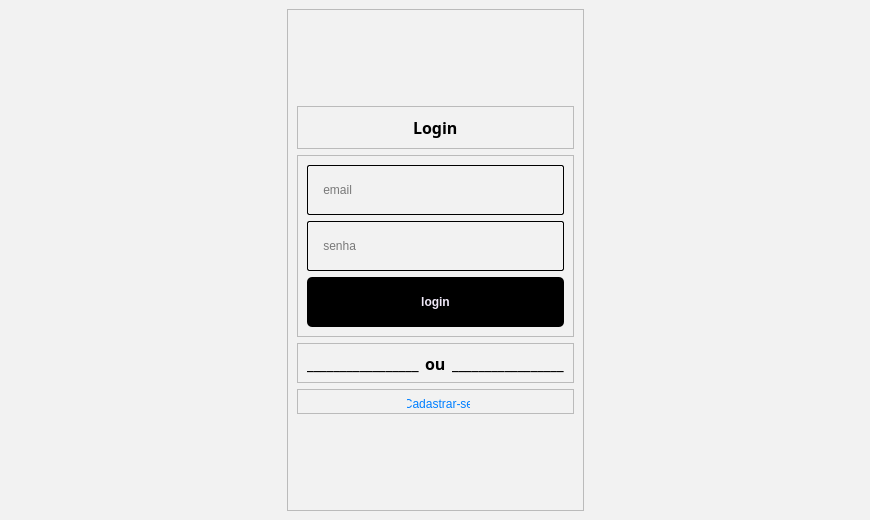
<?xml version="1.0" encoding="UTF-8"?>
<ui version="4.0">
 <class>MainWindow</class>
 <widget class="QMainWindow" name="MainWindow">
  <property name="geometry">
   <rect>
    <x>0</x>
    <y>0</y>
    <width>870</width>
    <height>520</height>
   </rect>
  </property>
  <property name="windowTitle">
   <string>MainWindow</string>
  </property>
  <property name="styleSheet">
   <string notr="true">background-color: rgb(242, 242, 242)</string>
  </property>
  <widget class="QWidget" name="centralwidget">
   <layout class="QHBoxLayout" name="horizontalLayout">
    <item>
     <spacer name="horizontalSpacer">
      <property name="orientation">
       <enum>Qt::Horizontal</enum>
      </property>
      <property name="sizeHint" stdset="0">
       <size>
        <width>264</width>
        <height>20</height>
       </size>
      </property>
     </spacer>
    </item>
    <item>
     <spacer name="verticalSpacer">
      <property name="orientation">
       <enum>Qt::Vertical</enum>
      </property>
     </spacer>
    </item>
    <item>
     <widget class="QFrame" name="frame">
      <property name="minimumSize">
       <size>
        <width>250</width>
        <height>0</height>
       </size>
      </property>
      <property name="maximumSize">
       <size>
        <width>300</width>
        <height>16777215</height>
       </size>
      </property>
      <property name="frameShape">
       <enum>QFrame::StyledPanel</enum>
      </property>
      <property name="frameShadow">
       <enum>QFrame::Raised</enum>
      </property>
      <layout class="QVBoxLayout" name="verticalLayout">
       <item>
        <spacer name="verticalSpacer_2">
         <property name="orientation">
          <enum>Qt::Vertical</enum>
         </property>
         <property name="sizeHint" stdset="0">
          <size>
           <width>20</width>
           <height>40</height>
          </size>
         </property>
        </spacer>
       </item>
       <item>
        <widget class="QFrame" name="frame_3">
         <property name="frameShape">
          <enum>QFrame::StyledPanel</enum>
         </property>
         <property name="frameShadow">
          <enum>QFrame::Raised</enum>
         </property>
         <layout class="QHBoxLayout" name="horizontalLayout_3">
          <item>
           <spacer name="horizontalSpacer_3">
            <property name="orientation">
             <enum>Qt::Horizontal</enum>
            </property>
            <property name="sizeHint" stdset="0">
             <size>
              <width>40</width>
              <height>20</height>
             </size>
            </property>
           </spacer>
          </item>
          <item>
           <widget class="QLabel" name="label_2">
            <property name="minimumSize">
             <size>
              <width>0</width>
              <height>0</height>
             </size>
            </property>
            <property name="maximumSize">
             <size>
              <width>100</width>
              <height>16777215</height>
             </size>
            </property>
            <property name="font">
             <font>
              <family>Noto Sans Georgian</family>
              <pointsize>12</pointsize>
              <weight>75</weight>
              <bold>true</bold>
             </font>
            </property>
            <property name="styleSheet">
             <string notr="true">QLabel{
text-align: center;
}</string>
            </property>
            <property name="text">
             <string>Login</string>
            </property>
           </widget>
          </item>
          <item>
           <spacer name="horizontalSpacer_4">
            <property name="orientation">
             <enum>Qt::Horizontal</enum>
            </property>
            <property name="sizeHint" stdset="0">
             <size>
              <width>40</width>
              <height>20</height>
             </size>
            </property>
           </spacer>
          </item>
         </layout>
        </widget>
       </item>
       <item>
        <widget class="QFrame" name="frame_4">
         <property name="frameShape">
          <enum>QFrame::StyledPanel</enum>
         </property>
         <property name="frameShadow">
          <enum>QFrame::Raised</enum>
         </property>
         <layout class="QVBoxLayout" name="verticalLayout_2">
          <item>
           <widget class="QLineEdit" name="login_lineEdit_cpf">
            <property name="minimumSize">
             <size>
              <width>250</width>
              <height>50</height>
             </size>
            </property>
            <property name="maximumSize">
             <size>
              <width>16777215</width>
              <height>16777215</height>
             </size>
            </property>
            <property name="styleSheet">
             <string notr="true">border-width: 1px;
border-color: black;
border-style: solid;
display: inline-block;
border-radius: 2px;</string>
            </property>
            <property name="inputMask">
             <string/>
            </property>
            <property name="text">
             <string/>
            </property>
            <property name="placeholderText">
             <string>    email</string>
            </property>
           </widget>
          </item>
          <item>
           <widget class="QLineEdit" name="login_lineEdit_senha">
            <property name="minimumSize">
             <size>
              <width>0</width>
              <height>50</height>
             </size>
            </property>
            <property name="styleSheet">
             <string notr="true">border-width: 1px;
border-color: black;
border-style: solid;
display: inline-block;
border-radius: 2px;</string>
            </property>
            <property name="inputMask">
             <string/>
            </property>
            <property name="text">
             <string/>
            </property>
            <property name="placeholderText">
             <string>    senha</string>
            </property>
           </widget>
          </item>
          <item>
           <widget class="QPushButton" name="login_pushButton_logar">
            <property name="minimumSize">
             <size>
              <width>230</width>
              <height>50</height>
             </size>
            </property>
            <property name="maximumSize">
             <size>
              <width>16777215</width>
              <height>16777215</height>
             </size>
            </property>
            <property name="font">
             <font>
              <weight>75</weight>
              <bold>true</bold>
             </font>
            </property>
            <property name="cursor">
             <cursorShape>PointingHandCursor</cursorShape>
            </property>
            <property name="styleSheet">
             <string notr="true">QPushButton{
	border-radius: 5px;
	border-image: url(:/Close_Image/cil-x.png);
	background-position: center;
		
	color: rgb(240, 233, 249);
	background-color: rgb(0, 0, 0);
	
}
QPushButton:hover{
	
	
	background-color: rgb(42, 42, 42);
	color: rgb(240, 233, 249);
}
QPushButton:pressed{
	background-color: rgb(35, 35, 35);
	color: rgb(200, 200, 200);
}

</string>
            </property>
            <property name="text">
             <string>login</string>
            </property>
           </widget>
          </item>
         </layout>
        </widget>
       </item>
       <item>
        <widget class="QFrame" name="frame_2">
         <property name="minimumSize">
          <size>
           <width>0</width>
           <height>10</height>
          </size>
         </property>
         <property name="maximumSize">
          <size>
           <width>16777215</width>
           <height>40</height>
          </size>
         </property>
         <property name="frameShape">
          <enum>QFrame::StyledPanel</enum>
         </property>
         <property name="frameShadow">
          <enum>QFrame::Raised</enum>
         </property>
         <layout class="QHBoxLayout" name="horizontalLayout_2">
          <item>
           <widget class="QLabel" name="label_6">
            <property name="minimumSize">
             <size>
              <width>0</width>
              <height>0</height>
             </size>
            </property>
            <property name="maximumSize">
             <size>
              <width>16777215</width>
              <height>16777215</height>
             </size>
            </property>
            <property name="font">
             <font>
              <family>Noto Sans Georgian</family>
              <pointsize>12</pointsize>
              <weight>75</weight>
              <bold>true</bold>
             </font>
            </property>
            <property name="styleSheet">
             <string notr="true">QLabel{
text-align: center;
}</string>
            </property>
            <property name="text">
             <string>_________________</string>
            </property>
           </widget>
          </item>
          <item>
           <widget class="QLabel" name="label_4">
            <property name="minimumSize">
             <size>
              <width>0</width>
              <height>0</height>
             </size>
            </property>
            <property name="maximumSize">
             <size>
              <width>100</width>
              <height>16777215</height>
             </size>
            </property>
            <property name="font">
             <font>
              <family>Noto Sans Georgian</family>
              <pointsize>12</pointsize>
              <weight>75</weight>
              <bold>true</bold>
             </font>
            </property>
            <property name="styleSheet">
             <string notr="true">QLabel{
text-align: center;
}</string>
            </property>
            <property name="text">
             <string>ou</string>
            </property>
           </widget>
          </item>
          <item>
           <widget class="QLabel" name="label_5">
            <property name="minimumSize">
             <size>
              <width>0</width>
              <height>0</height>
             </size>
            </property>
            <property name="maximumSize">
             <size>
              <width>16777215</width>
              <height>16777215</height>
             </size>
            </property>
            <property name="font">
             <font>
              <family>Noto Sans Georgian</family>
              <pointsize>12</pointsize>
              <weight>75</weight>
              <bold>true</bold>
             </font>
            </property>
            <property name="styleSheet">
             <string notr="true">QLabel{
text-align: center;
}</string>
            </property>
            <property name="text">
             <string>_________________</string>
            </property>
           </widget>
          </item>
         </layout>
        </widget>
       </item>
       <item>
        <widget class="QFrame" name="frame_5">
         <property name="minimumSize">
          <size>
           <width>0</width>
           <height>25</height>
          </size>
         </property>
         <property name="maximumSize">
          <size>
           <width>16777215</width>
           <height>16777215</height>
          </size>
         </property>
         <property name="frameShape">
          <enum>QFrame::StyledPanel</enum>
         </property>
         <property name="frameShadow">
          <enum>QFrame::Raised</enum>
         </property>
         <widget class="QPushButton" name="login_pushButton_entrar_cadastro">
          <property name="geometry">
           <rect>
            <x>110</x>
            <y>10</y>
            <width>63</width>
            <height>10</height>
           </rect>
          </property>
          <property name="maximumSize">
           <size>
            <width>300</width>
            <height>16777215</height>
           </size>
          </property>
          <property name="cursor">
           <cursorShape>PointingHandCursor</cursorShape>
          </property>
          <property name="styleSheet">
           <string notr="true">QPushButton{
	border-radius: 5px;
	border-image: url(:/Close_Image/cil-x.png);
	background-position: center;
	
	color: rgb(0,127,255);
}


</string>
          </property>
          <property name="text">
           <string>Cadastrar-se</string>
          </property>
         </widget>
        </widget>
       </item>
       <item>
        <spacer name="verticalSpacer_3">
         <property name="orientation">
          <enum>Qt::Vertical</enum>
         </property>
         <property name="sizeHint" stdset="0">
          <size>
           <width>20</width>
           <height>40</height>
          </size>
         </property>
        </spacer>
       </item>
      </layout>
     </widget>
    </item>
    <item>
     <spacer name="horizontalSpacer_2">
      <property name="orientation">
       <enum>Qt::Horizontal</enum>
      </property>
      <property name="sizeHint" stdset="0">
       <size>
        <width>264</width>
        <height>20</height>
       </size>
      </property>
     </spacer>
    </item>
   </layout>
  </widget>
 </widget>
 <resources/>
 <connections/>
</ui>
